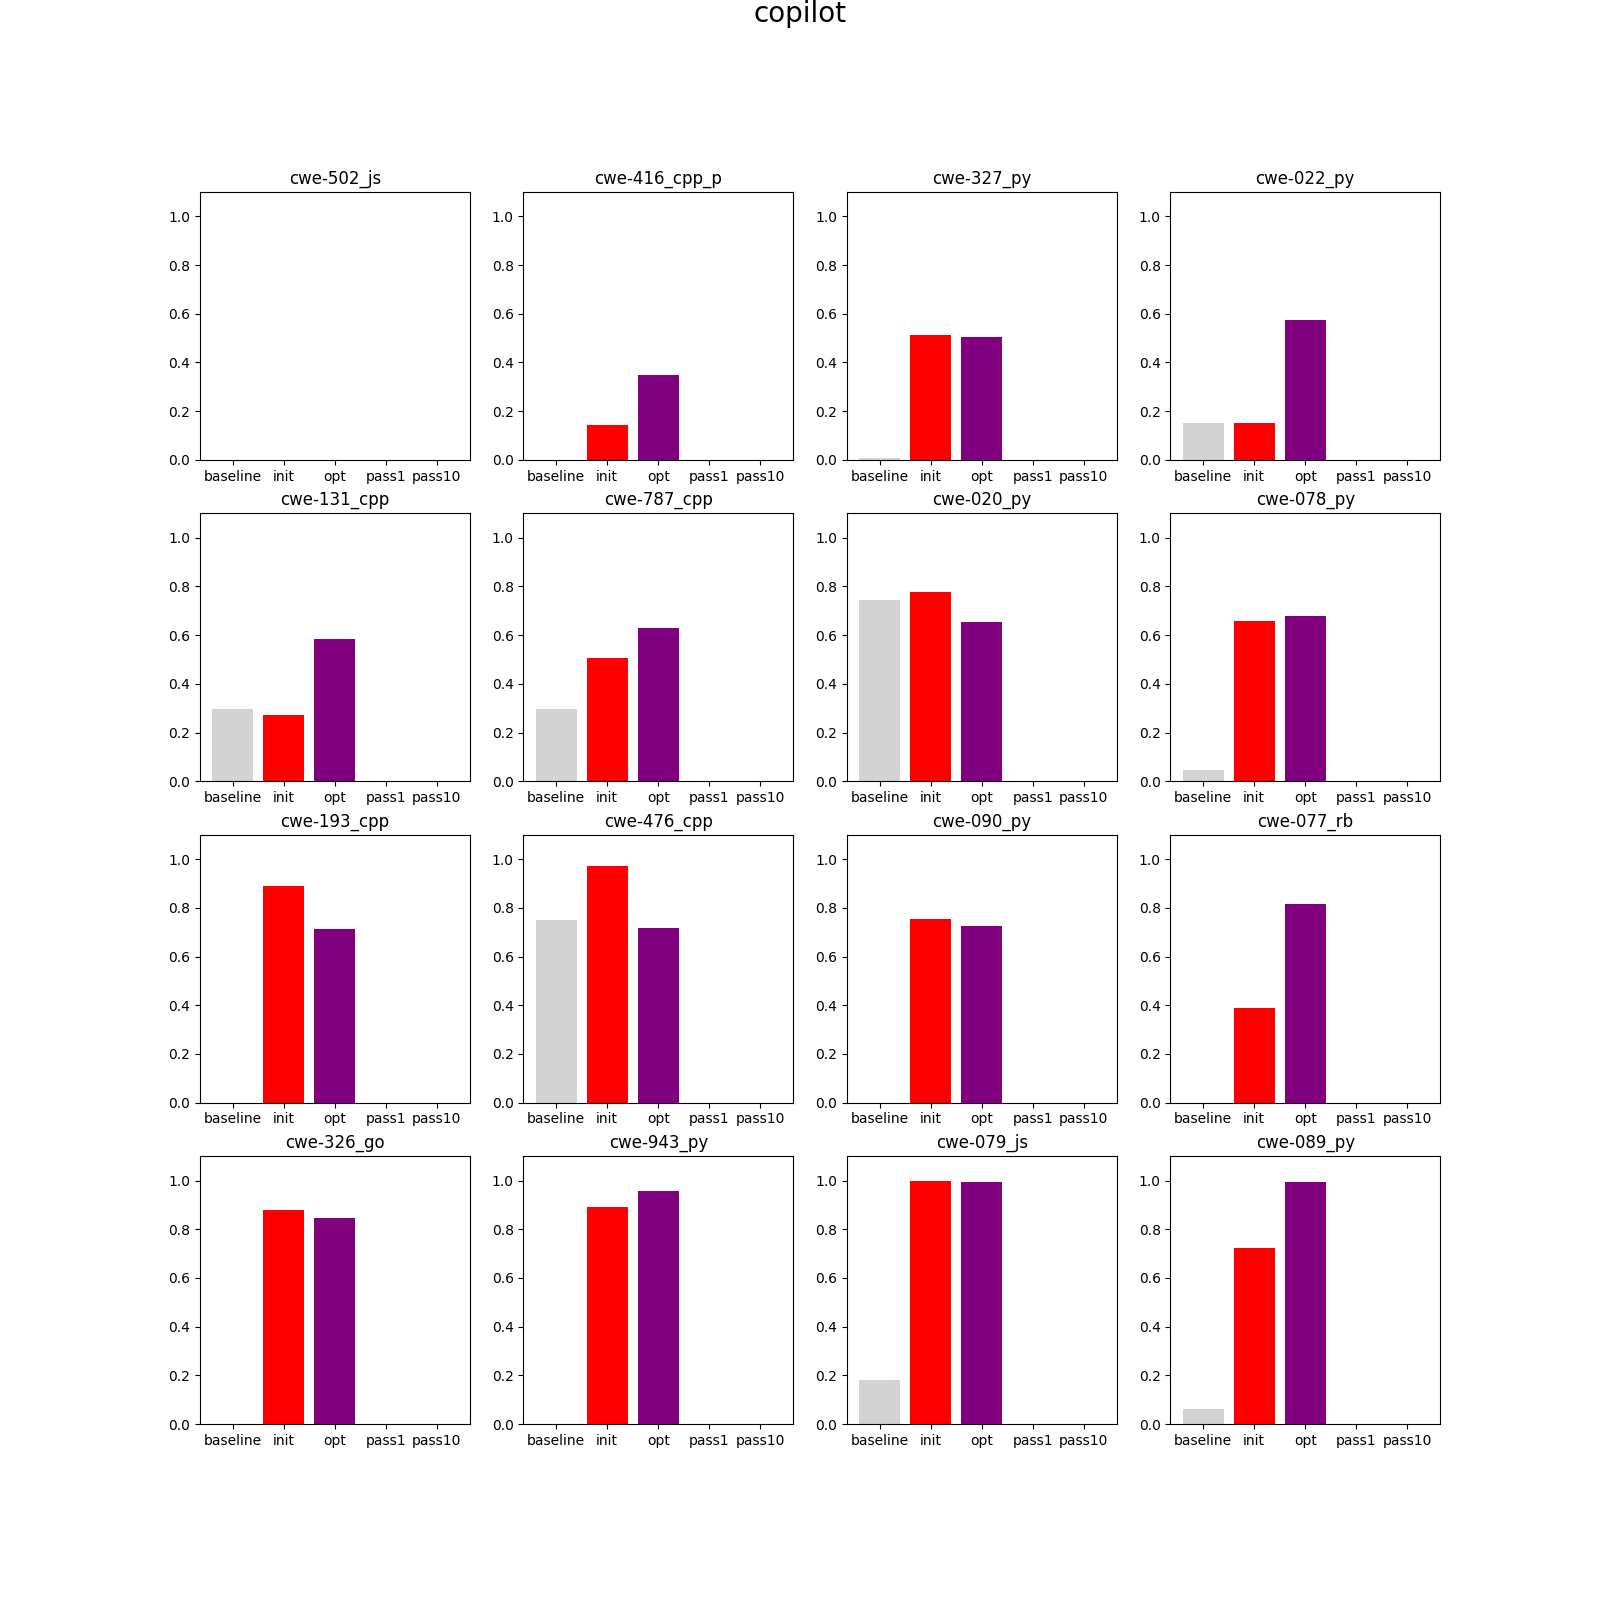

Write the Python code that produced this figure.
import matplotlib.pyplot as plt
import pandas as pd
import json
from secgen.utils import (
    all_vuls,
    opt_vul_ratio_from_json,
    init_vul_ratio_from_json,
    baseline_vul_ratio_from_json,
    fc_from_json,
    vul_to_lang,
)


base_path = "../../sec_data/all_results/model_dir/final"
model = "copilot"
# "starcoderbase-3b",
# "CodeLlama-7b-hf",
# "gpt-3.5-turbo-instruct-0914",
# "copilot",


# trains = []
# opts = []
# inits = []
topts = []
tinits = []
tbaselines = []
# baselines = []
pass1s = []
pass10s = []
for vul in all_vuls:
    path = f"{base_path}/{model}/{model}/{vul}/result.json"
    data = json.load(open(path))
    topts.append(data["test_summary"]["opt_vul_ratio"])
    tinits.append(data["test_summary"]["init_vul_ratio"])
    tbaselines.append(data["test_summary"]["baseline_vul_ratio"])

    if model != "copilot":
        lang = vul_to_lang(vul)
        fc_path = path.replace(
            "result.json", f"result_multiple-{lang}_fim.results.json"
        )
        fc_baseline_path = (
            f"../../sec_data/all_results/fc_baseline/{model}/temp_0.4/{lang}"
        )
        fc = fc_from_json(fc_path, fc_baseline_path)
        pass1s.append(fc["pass@1"])
        pass10s.append(fc["pass@10"])
    else:
        pass1s.append(0)
        pass10s.append(0)


print(tbaselines, topts, pass1s)
combined = [
    {"vul": v, "baseline": b, "init": i, "opt": o, "pass1": p, "pass10": p10}
    for v, b, i, o, p, p10 in zip(all_vuls, tbaselines, tinits, topts, pass1s, pass10s)
]

# sort combined firsty by opts then by pass1s
combined = sorted(combined, key=lambda x: (x["opt"], x["pass1"]), reverse=False)

# Bar plot of basline, opts, pass1s, one plot per vul
plt.figure(figsize=(16, 16))
for vul_i in range(len(all_vuls)):
    plot_i = (vul_i / 4) + 1
    plot_j = (vul_i % 4) + 1
    plt.subplot(4, 4, vul_i + 1)
    x = [0, 1, 2, 3, 4]
    plt.bar(
        [0], combined[vul_i]["baseline"], label="baseline vul ratio", color="lightgray"
    )
    plt.bar([1], combined[vul_i]["init"], label="opt vul ratio", color="red")
    plt.bar([2], combined[vul_i]["opt"], label="opt vul ratio", color="purple")
    plt.bar([3], combined[vul_i]["pass1"], label="relative pass@1", color="lightgreen")
    plt.bar([4], combined[vul_i]["pass10"], label="relative pass@10", color="lightblue")
    plt.xticks(x, ["baseline", "init", "opt", "pass1", "pass10"])
    plt.ylim(0, 1.1)
    plt.title(combined[vul_i]["vul"])
    # plt.legend()
# plt.tight_layout()
# craete a title over all
plt.suptitle(model, y=1.0, fontsize=20)


plt.savefig(f"main_scb3/breakdown.png")


# Dump gopts into a csv
print([x["vul"] for x in combined])
# with open("main_scb3/breakdown.csv", "w") as f:
#     f.write("vul,baselineVR,optVR,pass@1,pass@10\n")
#     for i, vul in enumerate(combined):
#         f.write(
#             f"{i % 8},{round(100*vul['baseline'])},{round(100*vul['opt'])},{round(100*vul['pass1'])},{round(100*vul['pass10'])}\n"
#         )
